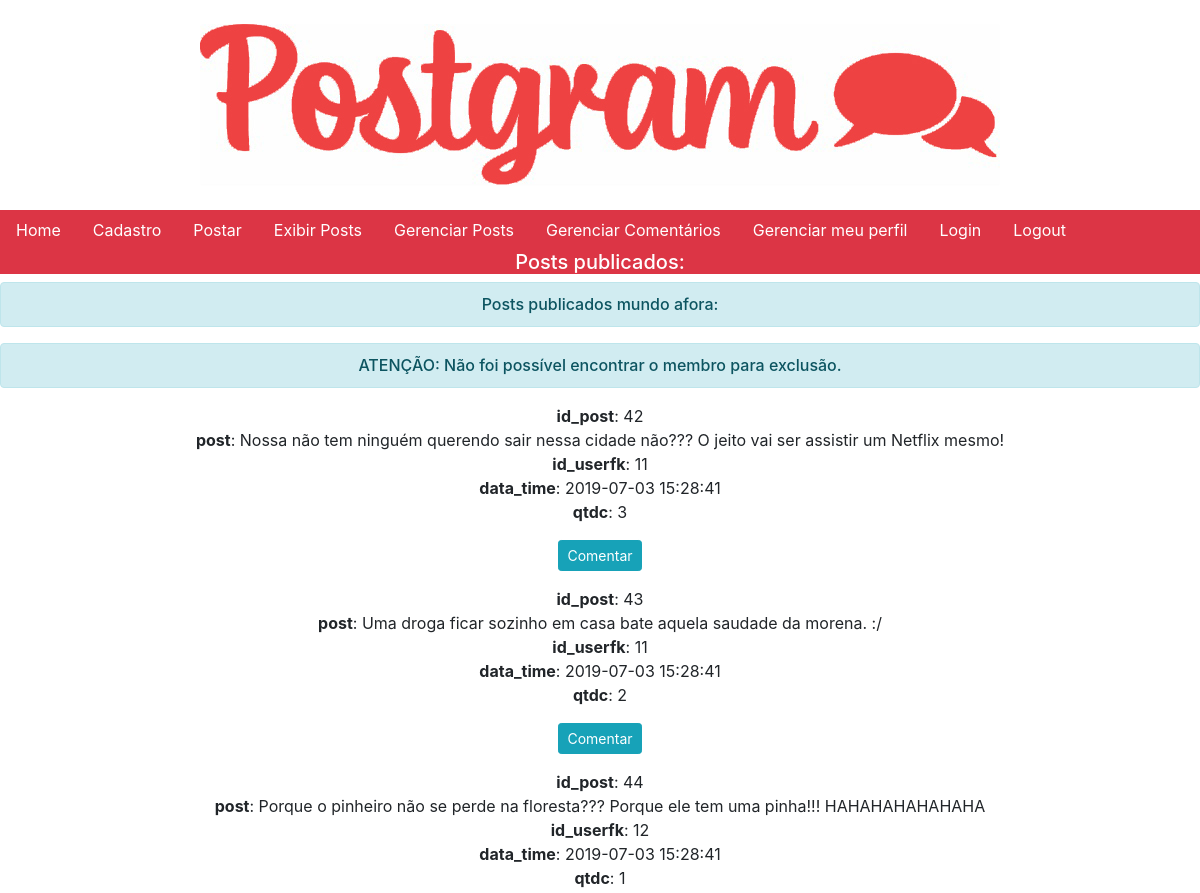
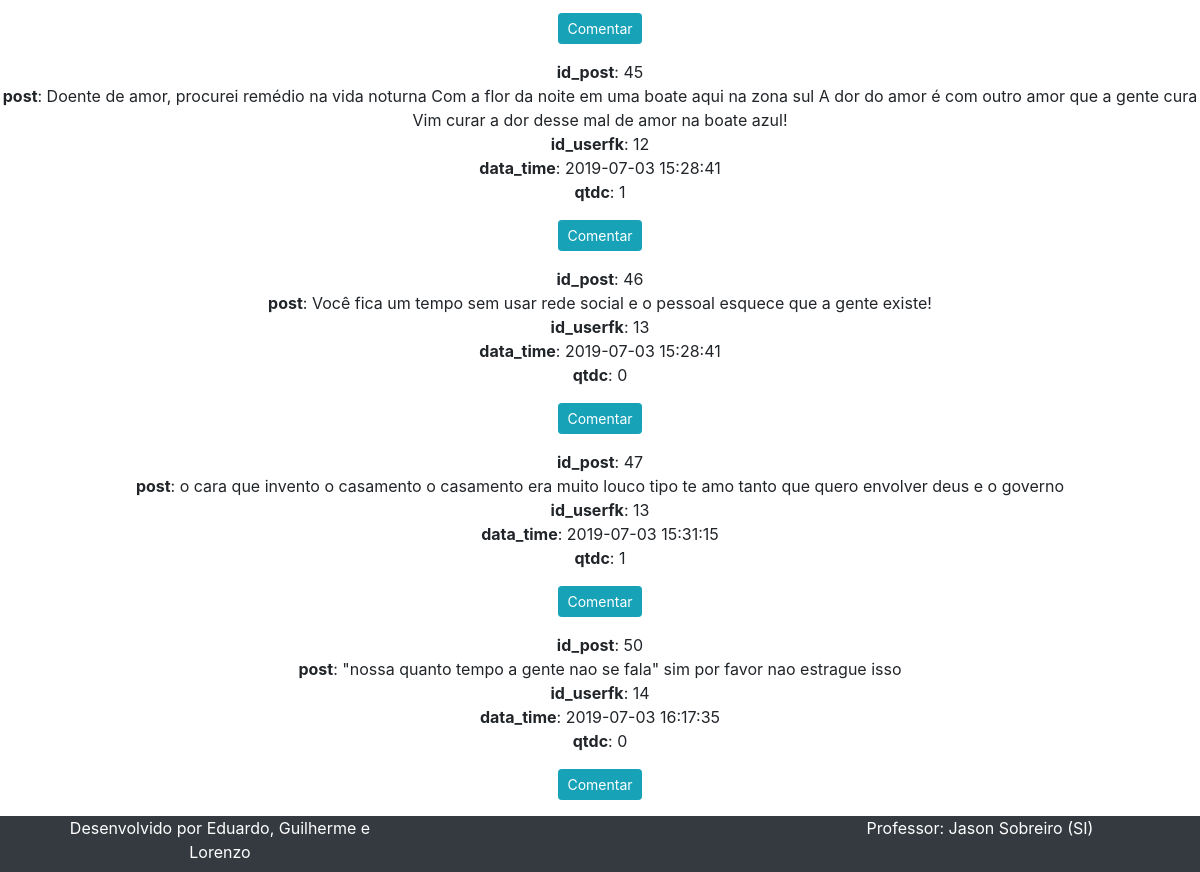
Page /exibir.php?msg=noId (signed in) on the committed database (2 pictures, top to bottom).
### tables this page shows
CREATE TABLE `tb_posts` (
  `id_post` int(60) NOT NULL,
  `post` varchar(300) NOT NULL,
  `id_userfk` int(60) NOT NULL,
  `data_time` timestamp NOT NULL DEFAULT CURRENT_TIMESTAMP ON UPDATE CURRENT_TIMESTAMP
);

### exibir.php (the view, shortened to what this page needs)
<!DOCTYPE html>
<html lang="pt-br">
<head>
	<link rel="stylesheet" type="text/css" href="bootstrap/css/bootstrap.min.css">
</head>
<body class="text-center">
<br>
<div>
	<img src="postgrammini.jpg" class="rounded mx-auto d-block">
</div><br>
	<?php
	include 'menu.php';
	include 'conn.php';
	include 'functions.php';
	$sql = "SELECT 	p.id_post,
					p.post, p.id_userfk,p.data_time,
					(
						SELECT COUNT(id_comment)
						FROM tb_comments AS c
						WHERE c.id_post = p.id_post
					) AS qtdc
			FROM tb_posts AS p LIMIT 31 ";
	$result = mysqli_query($conn, $sql);
	$linhas = mysqli_affected_rows($conn);
	if($linhas > 0)
	{
		echo '<h5 class="text-white text-center bg-danger">Posts publicados:</h5>';
		echo"<h6 class='alert alert-info text-center'>Posts publicados mundo afora:</h6>";
		echo verificarMsg();
		while ($registros = mysqli_fetch_assoc($result))
		{
			echo '<p>';
			foreach ($registros as $indice => $valor)
			{
				$id_post = $registros['id_post'];
				echo "<strong>$indice</strong>: $valor <br>";
			}
			echo '<h4><a href="comentar.php?id_post='.$id_post.'"
			class="btn btn-info btn-sm">
			Comentar</a></h4>';
			echo '</p>';
		}
	}
	else
	{
		echo '<h5 class="alert alert-info">Não há nenhum post publicado...</h5>';
	}
?>
<ul class="nav bg-dark text-white">
<div class="container-fluid" id="container-rodape">
	<div class="container">
		<div class="row">
			<div class="col-xs-12 col-sn-12 col-md-4 col-lg-4">
			<p class="p- mb-2">Desenvolvido por Eduardo, Guilherme e Lorenzo</p>
			</div>
			<div class="col-xs-12 col-sn-12 col-md-4 col-lg-4">
			</div>
			<div class="col-xs-12 col-sn-12 col-md-4 col-lg-4">
			<p class="p- mb-2">Professor: Jason Sobreiro (SI)</p>
			</div>
		</div>
	</div>
</div>
</ul>
</body>
</html>

### rows in the picture
tb_posts: indice "id_post", id_post "42", indice "post", post "Nossa não tem ninguém querendo sair nessa cidade não??? O jeito vai ser assistir um Netflix mesmo!", indice "id_userfk", id_userfk "11", indice "data_time", data_time "2019-07-03 15:28:41", indice "qtdc", valor "3"
tb_posts: indice "id_post", id_post "43", indice "post", post "Uma droga ficar sozinho em casa bate aquela saudade da morena. :/", indice "id_userfk", id_userfk "11", indice "data_time", data_time "2019-07-03 15:28:41", indice "qtdc", valor "2"
tb_posts: indice "id_post", id_post "44", indice "post", post "Porque o pinheiro não se perde na floresta??? Porque ele tem uma pinha!!! HAHAHAHAHAHAHA", indice "id_userfk", id_userfk "12", indice "data_time", data_time "2019-07-03 15:28:41", indice "qtdc", valor "1"
tb_posts: indice "id_post", id_post "45", indice "post", post "Doente de amor, procurei remédio na vida noturna Com a flor da noite em uma boate aqui na zona sul A dor do amor é com outro amor que a gente cura Vim curar a dor desse mal de amor na boate azul!", indice "id_userfk", id_userfk "12", indice "data_time", data_time "2019-07-03 15:28:41", indice "qtdc", valor "1"
tb_posts: indice "id_post", id_post "46", indice "post", post "Você fica um tempo sem usar rede social e o pessoal esquece que a gente existe!", indice "id_userfk", id_userfk "13", indice "data_time", data_time "2019-07-03 15:28:41", indice "qtdc", valor "0"
tb_posts: indice "id_post", id_post "47", indice "post", post "o cara que invento o casamento o casamento era muito louco tipo te amo tanto que quero envolver deus e o governo", indice "id_userfk", id_userfk "13", indice "data_time", data_time "2019-07-03 15:31:15", indice "qtdc", valor "1"
tb_posts: indice "id_post", id_post "50", indice "post", post "\"nossa quanto tempo a gente nao se fala\" sim por favor nao estrague isso", indice "id_userfk", id_userfk "14", indice "data_time", data_time "2019-07-03 16:17:35", indice "qtdc", valor "0"
